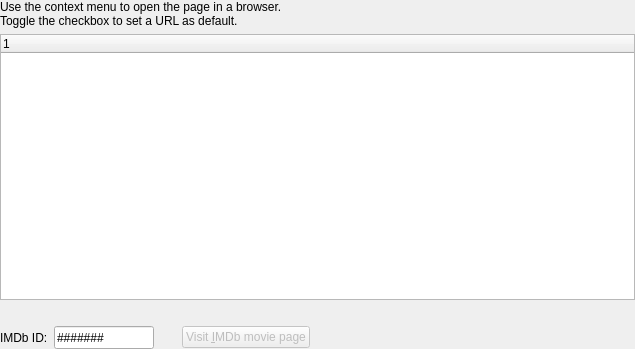
<ui version="4.0" >
 <class>MvdLinksPage</class>
 <widget class="QWidget" name="MvdLinksPage" >
  <property name="geometry" >
   <rect>
    <x>0</x>
    <y>0</y>
    <width>635</width>
    <height>349</height>
   </rect>
  </property>
  <property name="windowTitle" >
   <string>Links</string>
  </property>
  <layout class="QGridLayout" name="gridLayout" >
   <property name="margin" >
    <number>0</number>
   </property>
   <item row="0" column="0" colspan="5" >
    <widget class="QLabel" name="infoLabel" >
     <property name="contextMenuPolicy" >
      <enum>Qt::NoContextMenu</enum>
     </property>
     <property name="text" >
      <string>Use the context menu to open the page in a browser.
Toggle the checkbox to set a URL as default.</string>
     </property>
     <property name="margin" >
      <number>4</number>
     </property>
    </widget>
   </item>
   <item row="1" column="0" colspan="5" >
    <widget class="MvdTreeWidget" name="linksWidget" >
     <column>
      <property name="text" >
       <string>1</string>
      </property>
     </column>
    </widget>
   </item>
   <item row="2" column="0" >
    <spacer>
     <property name="orientation" >
      <enum>Qt::Vertical</enum>
     </property>
     <property name="sizeType" >
      <enum>QSizePolicy::Fixed</enum>
     </property>
     <property name="sizeHint" stdset="0" >
      <size>
       <width>20</width>
       <height>20</height>
      </size>
     </property>
    </spacer>
   </item>
   <item row="3" column="0" >
    <widget class="QLabel" name="imdbLabel" >
     <property name="sizePolicy" >
      <sizepolicy vsizetype="Preferred" hsizetype="Fixed" >
       <horstretch>0</horstretch>
       <verstretch>0</verstretch>
      </sizepolicy>
     </property>
     <property name="text" >
      <string>IMDb ID:</string>
     </property>
    </widget>
   </item>
   <item row="3" column="1" >
    <widget class="QLineEdit" name="imdbInput" >
     <property name="sizePolicy" >
      <sizepolicy vsizetype="Preferred" hsizetype="Fixed" >
       <horstretch>0</horstretch>
       <verstretch>0</verstretch>
      </sizepolicy>
     </property>
     <property name="minimumSize" >
      <size>
       <width>100</width>
       <height>0</height>
      </size>
     </property>
     <property name="maximumSize" >
      <size>
       <width>100</width>
       <height>16777215</height>
      </size>
     </property>
     <property name="inputMask" >
      <string>9999999;#</string>
     </property>
     <property name="text" >
      <string/>
     </property>
     <property name="cursorPosition" >
      <number>7</number>
     </property>
    </widget>
   </item>
   <item row="3" column="2" >
    <spacer>
     <property name="sizePolicy" >
      <sizepolicy vsizetype="Minimum" hsizetype="Fixed" >
       <horstretch>0</horstretch>
       <verstretch>0</verstretch>
      </sizepolicy>
     </property>
     <property name="orientation" >
      <enum>Qt::Horizontal</enum>
     </property>
     <property name="sizeType" >
      <enum>QSizePolicy::Fixed</enum>
     </property>
     <property name="sizeHint" stdset="0" >
      <size>
       <width>16</width>
       <height>23</height>
      </size>
     </property>
    </spacer>
   </item>
   <item row="3" column="3" >
    <widget class="QPushButton" name="imdbButton" >
     <property name="enabled" >
      <bool>false</bool>
     </property>
     <property name="sizePolicy" >
      <sizepolicy vsizetype="Fixed" hsizetype="Fixed" >
       <horstretch>0</horstretch>
       <verstretch>0</verstretch>
      </sizepolicy>
     </property>
     <property name="text" >
      <string>Visit &amp;IMDb movie page</string>
     </property>
    </widget>
   </item>
   <item row="3" column="4" >
    <spacer>
     <property name="sizePolicy" >
      <sizepolicy vsizetype="Minimum" hsizetype="Minimum" >
       <horstretch>0</horstretch>
       <verstretch>0</verstretch>
      </sizepolicy>
     </property>
     <property name="orientation" >
      <enum>Qt::Horizontal</enum>
     </property>
     <property name="sizeHint" stdset="0" >
      <size>
       <width>200</width>
       <height>23</height>
      </size>
     </property>
    </spacer>
   </item>
  </layout>
 </widget>
 <customwidgets>
  <customwidget>
   <class>MvdTreeWidget</class>
   <extends>QTreeWidget</extends>
   <header>treewidget.h</header>
  </customwidget>
 </customwidgets>
 <resources/>
 <connections/>
</ui>
